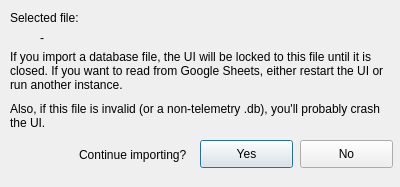
<?xml version="1.0" encoding="UTF-8"?>
<ui version="4.0">
 <class>Dialog</class>
 <widget class="QDialog" name="Dialog">
  <property name="geometry">
   <rect>
    <x>0</x>
    <y>0</y>
    <width>400</width>
    <height>187</height>
   </rect>
  </property>
  <property name="windowTitle">
   <string>Import .db file?</string>
  </property>
  <widget class="QLabel" name="label">
   <property name="geometry">
    <rect>
     <x>10</x>
     <y>10</y>
     <width>81</width>
     <height>16</height>
    </rect>
   </property>
   <property name="text">
    <string>Selected file:</string>
   </property>
  </widget>
  <widget class="QLabel" name="label_2">
   <property name="geometry">
    <rect>
     <x>40</x>
     <y>30</y>
     <width>331</width>
     <height>16</height>
    </rect>
   </property>
   <property name="text">
    <string>-</string>
   </property>
  </widget>
  <widget class="QLabel" name="label_3">
   <property name="geometry">
    <rect>
     <x>10</x>
     <y>40</y>
     <width>381</width>
     <height>61</height>
    </rect>
   </property>
   <property name="text">
    <string>If you import a database file, the UI will be locked to this file until it is closed. If you want to read from Google Sheets, either restart the UI or run another instance.</string>
   </property>
   <property name="wordWrap">
    <bool>true</bool>
   </property>
  </widget>
  <widget class="QLabel" name="label_4">
   <property name="geometry">
    <rect>
     <x>10</x>
     <y>100</y>
     <width>381</width>
     <height>31</height>
    </rect>
   </property>
   <property name="text">
    <string>Also, if this file is invalid (or a non-telemetry .db), you'll probably crash the UI.</string>
   </property>
   <property name="wordWrap">
    <bool>true</bool>
   </property>
  </widget>
  <widget class="QPushButton" name="pushButton_2">
   <property name="geometry">
    <rect>
     <x>200</x>
     <y>140</y>
     <width>93</width>
     <height>28</height>
    </rect>
   </property>
   <property name="text">
    <string>Yes</string>
   </property>
  </widget>
  <widget class="QLabel" name="label_5">
   <property name="geometry">
    <rect>
     <x>79</x>
     <y>140</y>
     <width>114</width>
     <height>29</height>
    </rect>
   </property>
   <property name="text">
    <string>Continue importing?</string>
   </property>
  </widget>
  <widget class="QPushButton" name="pushButton">
   <property name="geometry">
    <rect>
     <x>300</x>
     <y>140</y>
     <width>93</width>
     <height>28</height>
    </rect>
   </property>
   <property name="text">
    <string>No</string>
   </property>
  </widget>
 </widget>
 <resources/>
 <connections/>
</ui>
